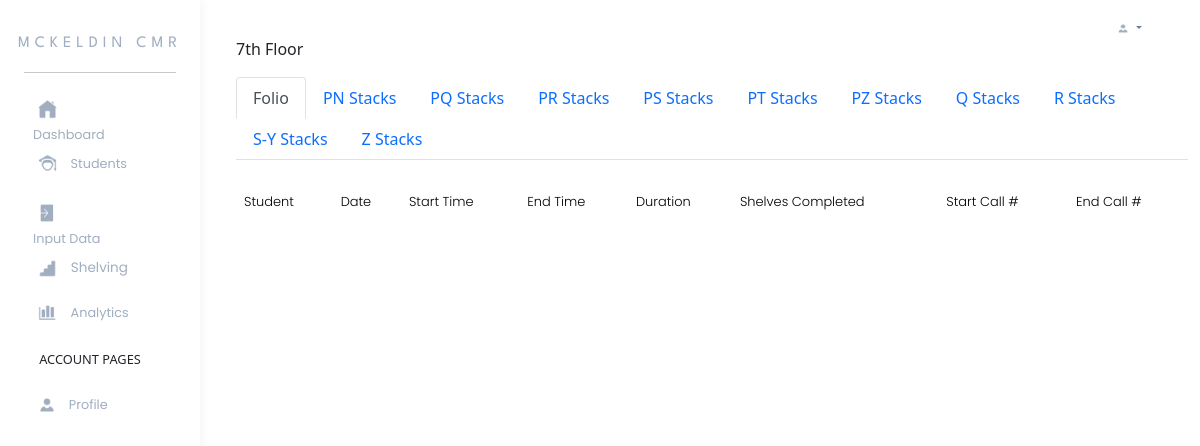
/supervisor-shelving-floor/5.html, run on the app's committed database.
### models.py (models this page shows, shortened)
class Floor(db.Model):
    __tablename__ = 'FLOOR'
    floor_id = db.Column(db.Integer, primary_key=True)
    floor = db.Column(db.VARCHAR(100), nullable=False)

class Collections(db.Model):
    __tablename__ = 'COLLECTIONS'
    collection_id = db.Column(db.CHAR(5), primary_key=True)
    collection = db.Column(db.VARCHAR(20), nullable=False)
    floor_id = db.Column(db.Integer, db.ForeignKey('FLOOR.floor_id'))

### app.py (the view)
@app.route('/supervisor-shelving-floor/<int:floor_id>.html')
def show_floor_shelfreading_data(floor_id):
    floor = Floor.query.get(floor_id)  # Fetch the floor with the given floor_id
    collections = Collections.query.filter_by(floor_id=floor_id).all()
    shelfreadings = ShelfReading.query.filter_by(floor_id=floor_id).join(Student).join(Collections).all()
    return render_template('supervisor-shelving-floor/1.html',
                           collections=collections,
                           shelfreadings=shelfreadings,
                           floor=floor)  # Pass the specific floor object

### template/supervisor-shelving-floor/1.html (shortened to what this page needs)
{% extends 'supervisor-navbar-base.html' %}
{% block child_content %}
<p>{{ floor.floor }}</p>
{% endblock %}
{% block page_content %}
<div class="container">
    <ul class="nav nav-tabs" id="floorTabs" role="tablist">
        {% for collection in collections %}
            <li class="nav-item" role="presentation">
                <a class="nav-link {% if loop.first %}active{% endif %}" id="collection-{{ collection.collection_id }}-tab" data-bs-toggle="tab" href="#collection-{{ collection.collection_id }}" role="tab" aria-controls="collection-{{ collection.collection_id }}" aria-selected="true">
                    {{ collection.collection }}
                </a>
            </li>
        {% endfor %}
    </ul>
    <div class="tab-content" id="floorTabsContent">
        {% for collection in collections %}
            <div class="tab-pane fade {% if loop.first %}show active{% endif %}" id="collection-{{ collection.collection_id }}" role="tabpanel" aria-labelledby="collection-{{ collection.collection_id }}-tab">
                <table class="table mt-4 table-hover mytable">
                    <thead>
                        <tr class="floor_tr">
                            <th scope="col">Student</th>
                            <th class="floor_data" scope="col">Date</th>
                            <th class="floor_data" scope="col">Start Time</th>
                            <th class="floor_data" scope="col">End Time</th>
                            <th class="floor_data" scope="col">Duration</th>
                            <th class="floor_data" scope="col">Shelves Completed</th>
                            <th class="floor_data" scope="col">Start Call #</th>
                            <th class="floor_data" scope="col">End Call #</th>
                        </tr>
                    </thead>
                </table>
            </div>
        {% endfor %}
    </div>
</div>
{% endblock %}

### static/css/supervisor.css (style rules this page uses)
a { color: #A0AEC0; text-decoration: none; vertical-align: middle; }
tbody, td, tfoot, thead, tr { border-style: none; color: #A0AEC0; font-family: 'Poppins'; font-size: 90%; }
th { border: none; color: black; font-weight: 300; }

### data on the page
Floor: floor "7th Floor"
Collections: collection "Folio"
Collections: collection "PN Stacks"
Collections: collection "PQ Stacks"
Collections: collection "PR Stacks"
Collections: collection "PS Stacks"
Collections: collection "PT Stacks"
Collections: collection "PZ Stacks"
Collections: collection "Q Stacks"
Collections: collection "R Stacks"
Collections: collection "S-Y Stacks"
Collections: collection "Z Stacks"
